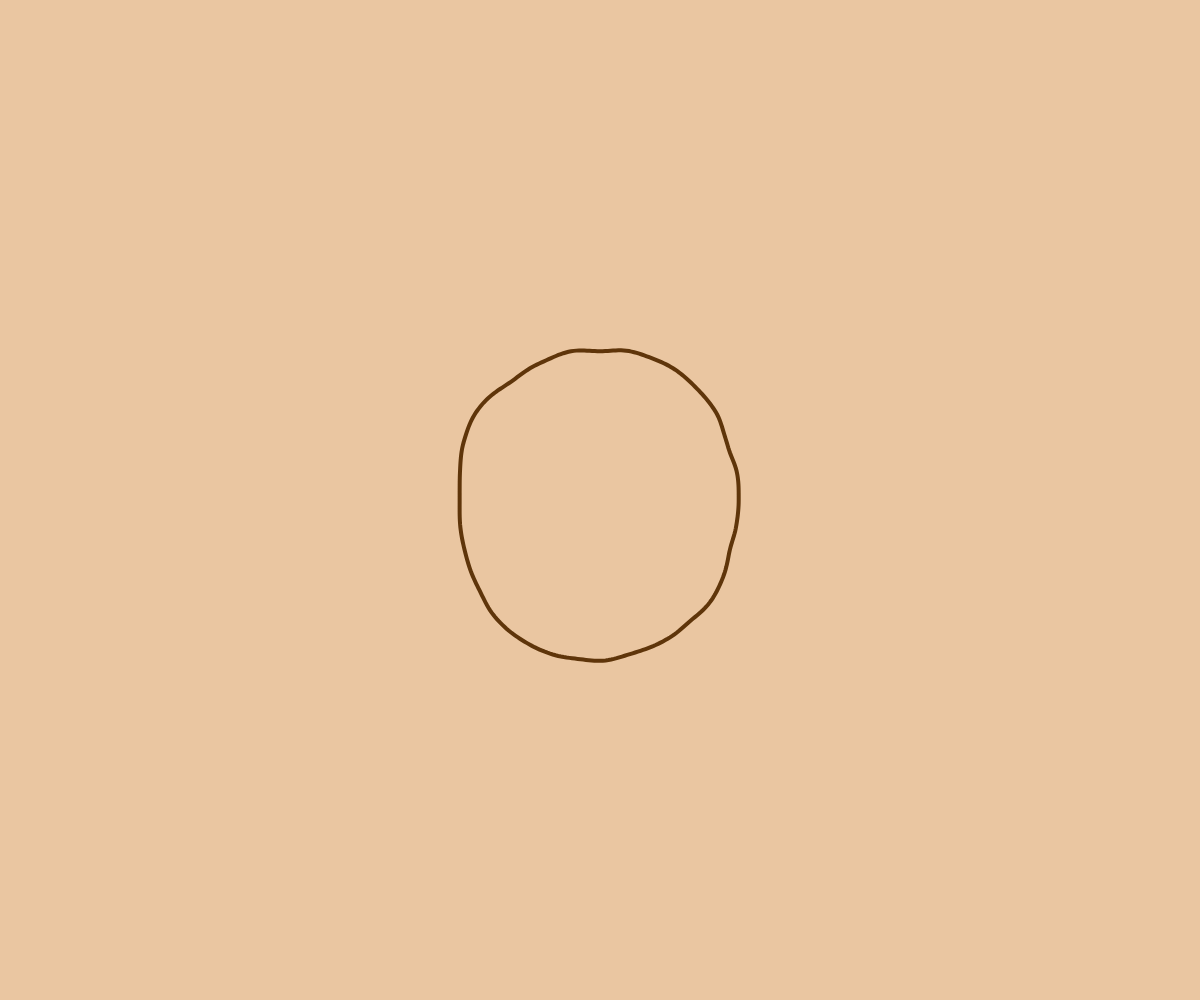
Frame 1 (no input)
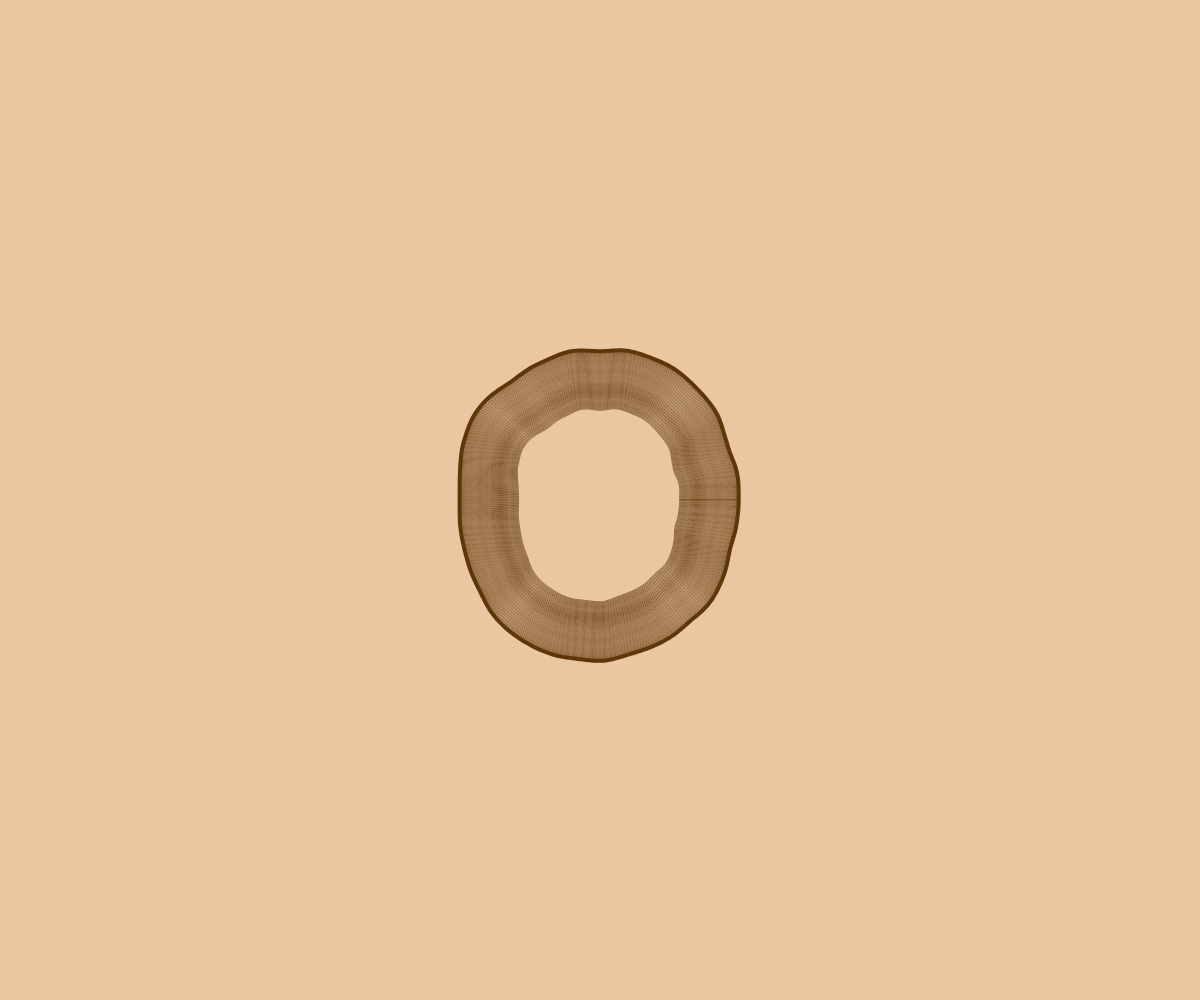
Frame 60 (no input)
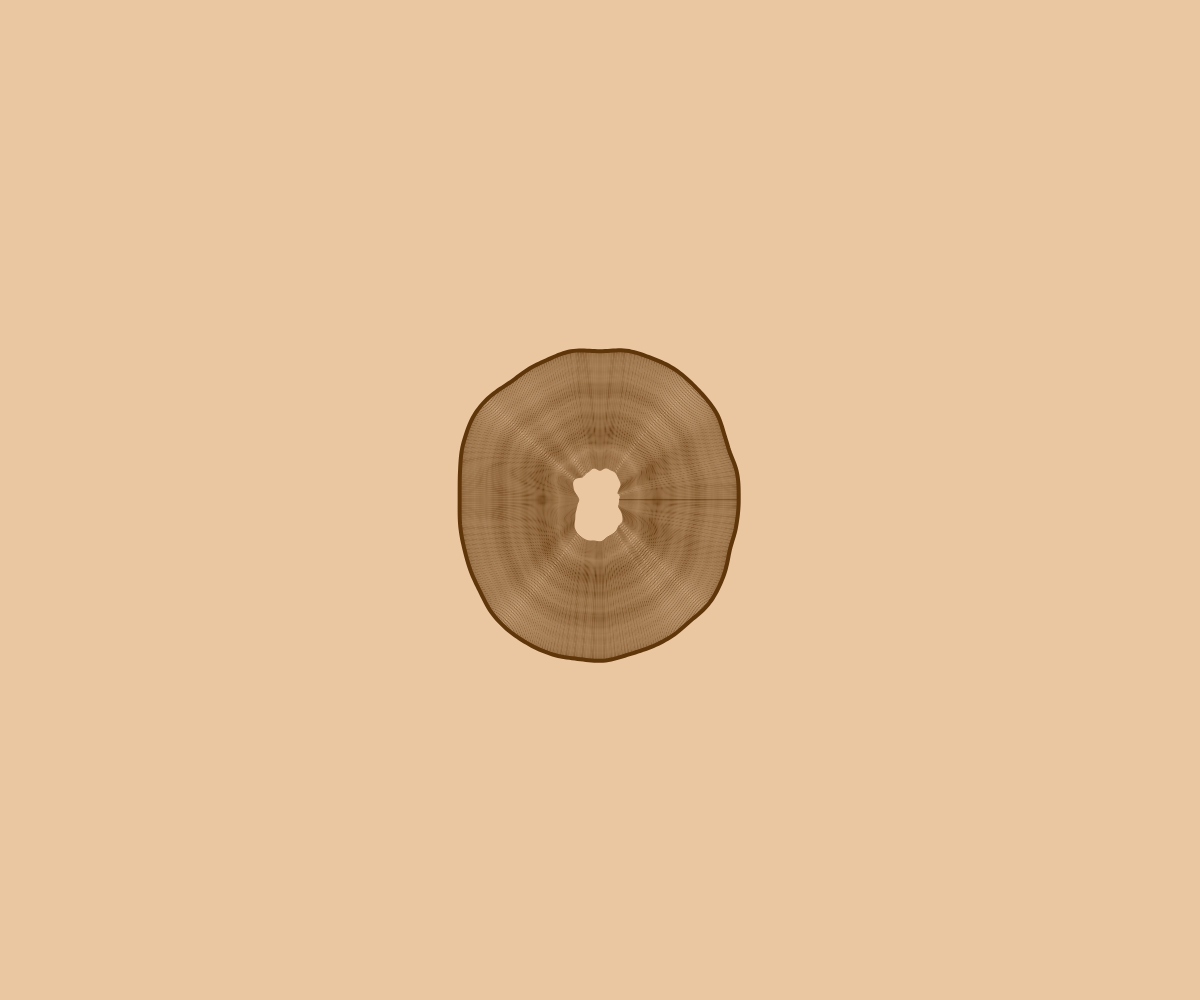
Frame 120 (the mouse pressed at the canvas centre since frame 60)

The p5.js sketch that drew these frames (run headless with seeded random() and noise() and a simulated clock; from frame 60 on, the mouse is pressed at the canvas centre):

// p5.js sketch
// ── sketch.js
var r0 = 150;
var j = 0;

function setup() {
    let renderer = createCanvas(windowWidth, windowHeight);
    renderer.position(0, 0);
    background(234, 198, 161);
    stroke(95, 53, 10);
    strokeWeight(4); 
    noFill()
    noiseSeed();

}

function draw() {
    translate(width/2, height/2);

    beginShape()
    for (var i = 0; i < TWO_PI; i += radians(1)) {
        let scaledX = map(cos(i), 0, TWO_PI, 2, 6);
        let scaledY = map(sin(i), 0, TWO_PI, 2, 6);
        var n = noise(scaledX, scaledY);
        let scaledNoise = map(n, 0, 1, -30, 30);
        r = r0 + scaledNoise;
        console.log(scaledNoise)
        vertex(r * cos(i), r * sin(i))
    }
    endShape(CLOSE)

    r0--;
    j += 0.1;
    strokeWeight(1); 
    stroke(97, 55, 12, 255*map(noise(j), 0, 1, 0.5, 1));

    if (r0 < 0) noLoop()
}
